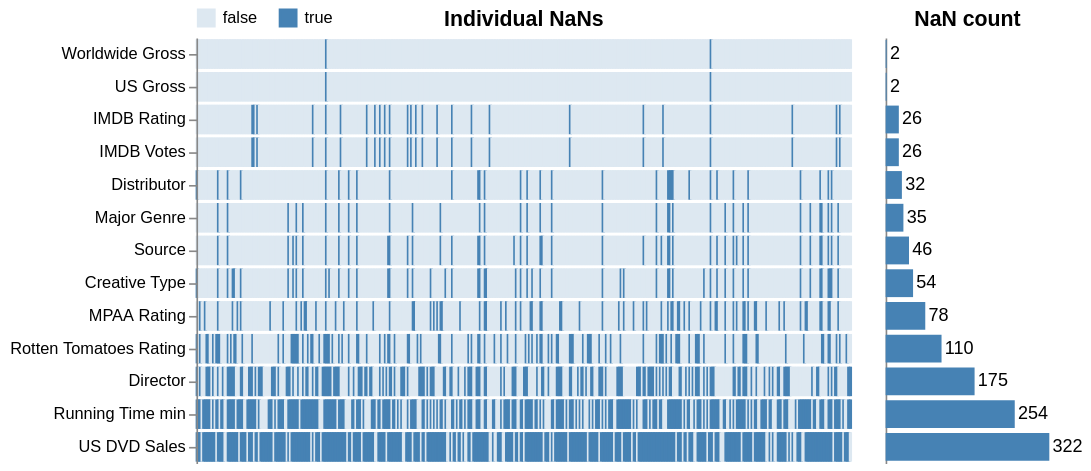

Source (notebook cell):
### Markdown cell above
There are not that many missing values in the penguins data set,
so we'll have a look at a dataset of movies as well.
Here we can see patterns in the missing values,
such as that the movies that are missing IMDB votes
also don't have an average IMDB rating,
which makes sense since there are not ratings to average for those movies.

### Code cell
aly.nan(data.movies().sample(400))

### Figure 1 — Vega-Lite specification as saved in the notebook (floating-point values rounded to 4 significant figures; data arrays with more than 128 entries replaced by an {"elided": "..."} marker saying what was removed)
{"config": {"view": {"continuousWidth": 300, "continuousHeight": 300, "strokeWidth": 0}}, "hconcat": [{"data": {"name": "data-46f7f29952849dc418d93e0bcb32343b"}, "mark": {"type": "rect", "height": 17}, "encoding": {"color": {"field": "value", "legend": {"offset": -13, "orient": "top"}, "scale": {"domain": [false, true], "range": ["#dde8f1", "steelblue"]}, "sort": [false, true], "title": null, "type": "nominal"}, "opacity": {"condition": {"param": "nan_brush_1", "value": 1}, "value": 0.3}, "stroke": {"field": "value", "legend": null, "scale": {"domain": [false, true], "range": ["#dde8f1", "steelblue"]}, "sort": [false, true], "type": "nominal"}, "x": {"axis": null, "field": "index", "type": "ordinal"}, "y": {"field": "variable", "sort": ["Worldwide Gross", "US Gross", "IMDB Rating", "IMDB Votes", "Distributor", "Major Genre", "Source", "Creative Type", "MPAA Rating", "Rotten Tomatoes Rating", "Director", "Running Time min", "US DVD Sales"], "title": null, "type": "nominal"}}, "name": "view_2696ed891d2991bb_0", "title": "Individual NaNs", "width": 400}, {"layer": [{"mark": {"type": "bar", "color": "steelblue", "height": 17}, "encoding": {"x": {"aggregate": "count", "axis": null, "scale": {"domain": [0, 322]}, "type": "quantitative"}, "y": {"axis": {"grid": false, "labels": false, "ticks": false, "title": ""}, "field": "variable", "sort": ["Worldwide Gross", "US Gross", "IMDB Rating", "IMDB Votes", "Distributor", "Major Genre", "Source", "Creative Type", "MPAA Rating", "Rotten Tomatoes Rating", "Director", "Running Time min", "US DVD Sales"], "type": "nominal"}}, "title": "NaN count"}, {"mark": {"type": "text", "align": "left", "dx": 2}, "encoding": {"text": {"aggregate": "count", "type": "quantitative"}, "x": {"aggregate": "count", "axis": null, "scale": {"domain": [0, 322]}, "type": "quantitative"}, "y": {"axis": {"grid": false, "labels": false, "ticks": false, "title": ""}, "field": "variable", "sort": ["Worldwide Gross", "US Gross", "IMDB Rating", "IMDB Votes", "Distributor", "Major Genre", "Source", "Creative Type", "MPAA Rating", "Rotten Tomatoes Rating", "Director", "Running Time min", "US DVD Sales"], "type": "nominal"}}, "title": "NaN count"}], "data": {"name": "data-05f8ee54d660c76e9a45b42f2c717153"}, "transform": [{"filter": {"param": "nan_brush_1"}}], "width": 100}], "params": [{"name": "nan_brush_1", "select": {"type": "interval", "encodings": ["x"]}, "views": ["view_2696ed891d2991bb_0"]}], "resolve": {"scale": {"y": "shared"}}, "$schema": "https://vega.github.io/schema/vega-lite/v6.4.1.json", "datasets": {"data-46f7f29952849dc418d93e0bcb32343b": {"elided": "5200 records"}, "data-05f8ee54d660c76e9a45b42f2c717153": {"elided": "1162 records"}}}
